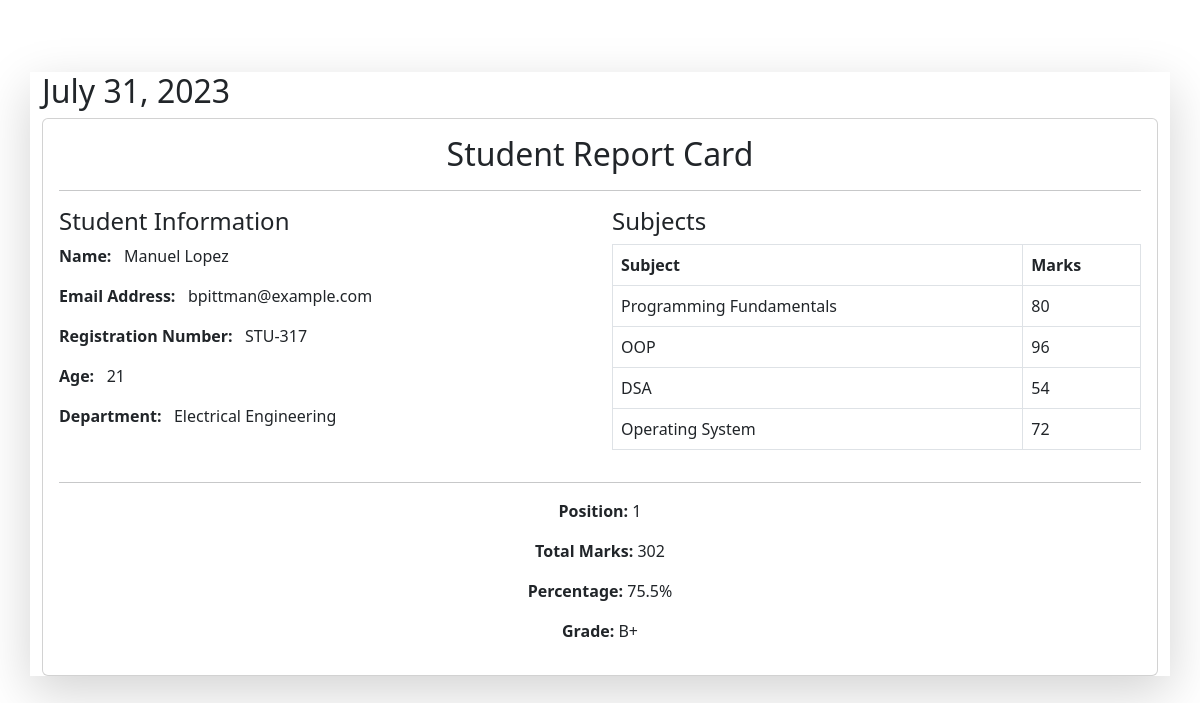
Page /reportdetail/STU-317 on the committed database.
### StudentReportCard/models.py (models this page shows, shortened)
class Student_Rank(models.Model):
    student = models.ForeignKey(Student, on_delete=models.CASCADE, related_name='student_rank')
    student_rank = models.IntegerField()
    date_of_generating_report = models.DateField(auto_now_add=True)
    class Meta:
        unique_together = ['student_rank', 'date_of_generating_report']

class Student(models.Model):
    student_id = models.OneToOneField(StudentId, related_name = 'studentID' , on_delete=models.CASCADE)
    department = models.ForeignKey(Department, related_name='department', on_delete=models.CASCADE)
    student_name = models.CharField(max_length=50, default=None)
    student_email = models.EmailField(unique=True)
    student_age = models.IntegerField(default=None)
    student_address = models.TextField(default=None)
    is_deleted = models.BooleanField(default=False, null=True)
    objects = Student_manager()
    admin_objects = models.Manager()
    class Meta:
        ordering = ['student_name']
        verbose_name = 'student'

class StudentId(models.Model):
    student_id = models.CharField(max_length=100)

class Department(models.Model):
    department_name = models.CharField(max_length=100)
    class Meta:
        ordering = ['department']

class SubjectMarks(models.Model):
    subject = models.ForeignKey(Subject, on_delete=models.CASCADE, related_name='subject_marks')
    student = models.ForeignKey(Student, on_delete=models.CASCADE, related_name='student_marks')
    marks = models.IntegerField()
    class Meta:
        unique_together = ['subject', 'student']

class Subject(models.Model):
    subject_name = models.CharField(max_length=100)

### StudentReportCard/views.py (the view)
# urls.py: path('reportdetail/<id>', detailed_report_card, name='detailed_report_card'),
def detailed_report_card(request, id):
    studentmarks = SubjectMarks.objects.filter(student__student_id__student_id = id)
    student = Student.objects.filter(student_id__student_id = id)
    obtained_marks = int(studentmarks.aggregate(Sum('marks'))['marks__sum']) # It will return a key/value pair.
    percentage = round((obtained_marks/400) * 100, 3) # Rounding off the value of percentage upto 3 decimal places.
    grade = calculating_grades(percentage)
    rank = Student_Rank.objects.filter(student__student_id__student_id = id)
    student_rank = 0
    date_of_generation = None
    for _ in rank:
        student_rank = _.student_rank
        date_of_generation = _.date_of_generating_report
    data = {
        'studentmarks' : studentmarks,
        'mystudent' : student,
        'obtainedmarks' : obtained_marks,
        'percentage' : percentage,
        'grade' : grade,
        'rank' : student_rank,
        'date_of_generation' : date_of_generation,
    }
    return render(request, 'detailed_report.html', data)

### StudentReportCard/models.py (called while the page is built)
    def get_queryset(self):
        return super().get_queryset().filter(is_deleted = False)

### StudentReportCard/views.py (called while the page is built)
def calculating_grades(percentage):
    if percentage >=95:
        return "A+"
    elif percentage >= 85 and percentage < 95:
        return "A"
    elif percentage >= 75 and percentage < 85:
        return "B+"
    elif percentage >= 65 and percentage < 75:
        return "B"
    elif percentage >= 55 and percentage < 65:
        return "C+"
    elif percentage >= 45 and percentage < 55:
        return "C"
    elif percentage >= 33 and percentage < 45:
        return "D"
    else:
        return "F"
    pass

### StudentReportCard/Templates/detailed_report.html (shortened to what this page needs)
{%extends 'base.html'%}
{% block body %}
<div class="container mt-4 shadow-lg">
    <div>
        <h2>{{date_of_generation}}</h2>
    </div>
    <div class="card">
        <div class="card-body">
            <h2 class="card-title text-center">Student Report Card</h2>
            <hr>
            <div class="row">
                <div class="col-md-6">
                    <h4>Student Information</h4>
                    {% for i in mystudent %}
                    <p><strong>Name:</strong>&nbsp;&nbsp;  {{i.student_name | safe}}</p>
                    <p><strong>Email Address:</strong>&nbsp;&nbsp;  {{i.student_email}}</p>
                    <p><strong>Registration Number:</strong>&nbsp;&nbsp;  {{i.student_id.student_id}}</p>
                    <p><strong>Age:</strong>&nbsp;&nbsp;  {{i.student_age}}</p>
                    <p><strong>Department:</strong>&nbsp;&nbsp;  {{i.department.department_name}}</p>
                    {% endfor %}
                </div>
                <div class="col-md-6">
                    <h4>Subjects</h4>
                    <table class="table table-bordered">
                        <thead>
                            <tr>
                                <th>Subject</th>
                                <th>Marks</th>
                            </tr>
                        </thead>
                        <tbody>
                            {% for s in studentmarks %}
                            <tr>
                                <td>{{s.subject.subject_name}}</td>
                                <td>{{s.marks}}</td>
                            </tr>
                            {% endfor %}
                        </tbody>
                    </table>
                </div>
            </div>
            <hr>
            <div class="text-center">
                <p><strong>Position:</strong> {{rank}}</p>
                <p><strong>Total Marks:</strong> {{obtainedmarks}}</p>
                <p><strong>Percentage:</strong> {{percentage}}%</p>
                <p><strong>Grade:</strong> {{grade}}</p>
            </div>
        </div>
    </div>
</div>
{% endblock %}

### rows in the picture
Student_Rank: date_of_generating_report "July 31, 2023"
Student: student_name "Manuel Lopez", student_email "bpittman@example.com", student_id.student_id "STU-317", student_age "21", department.department_name "Electrical Engineering"
SubjectMarks: subject.subject_name "Programming Fundamentals", marks "80"
SubjectMarks: subject.subject_name "OOP", marks "96"
SubjectMarks: subject.subject_name "DSA", marks "54"
SubjectMarks: subject.subject_name "Operating System", marks "72"

### other values in the picture
{{ rank }} "1"
{{ obtainedmarks }} "302"
{{ percentage }} "75.5"
{{ grade }} "B+"
